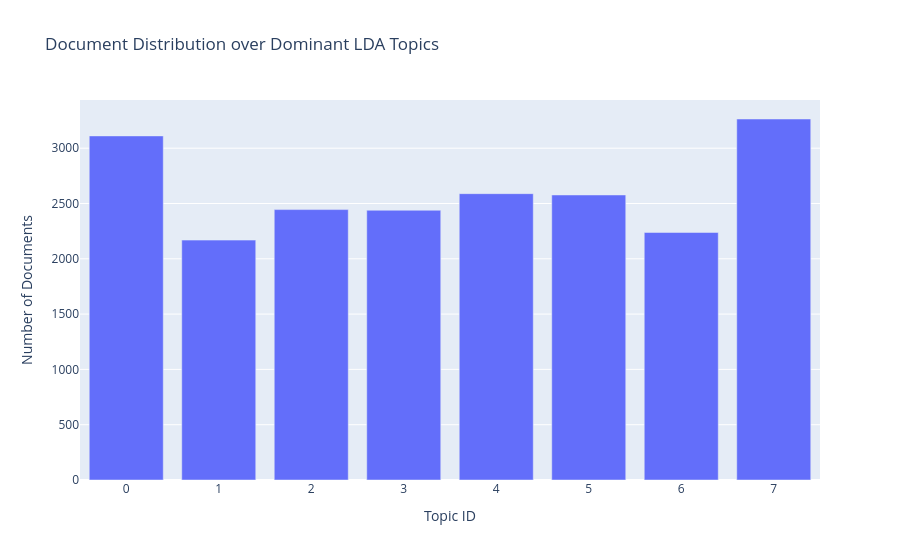

Notebook source saved alongside this figure:
### Code cell
# Section 22: Topic Modeling with LDA

from sklearn.decomposition import LatentDirichletAllocation
from sklearn.feature_extraction.text import CountVectorizer
import numpy as np
import plotly.express as px
import pandas as pd

# Vectorize text with CountVectorizer (using the same tokenizer)
count_vectorizer = CountVectorizer(
    tokenizer=tokenize,
    preprocessor=lambda x: x,
    token_pattern=None,
    min_df=10,      # ignore very rare words
    max_df=0.9      # ignore extremely common words
)

print("Fitting CountVectorizer on df_clean['text_clean'] ...")
doc_term_matrix = count_vectorizer.fit_transform(df_clean["text_clean"])
count_feature_names = np.array(count_vectorizer.get_feature_names_out())

# Train LDA
n_topics = 8
lda_model = LatentDirichletAllocation(
    n_components=n_topics,
    random_state=42,
    learning_method="batch"
)

print(f"Fitting LDA model with {n_topics} topics ...")
lda_model.fit(doc_term_matrix)

def print_top_words(model, feature_names, n_top_words=15):
    for topic_idx, topic in enumerate(model.components_):
        top_indices = topic.argsort()[::-1][:n_top_words]
        top_terms = feature_names[top_indices]
        top_weights = topic[top_indices]
        print(f"\nTopic #{topic_idx}:")
        print(" ".join(top_terms))

print("Top words per topic:")
print_top_words(lda_model, count_feature_names, n_top_words=15)

# Document-topic distribution (for analysis)
doc_topic_dist = lda_model.transform(doc_term_matrix)
dominant_topics = doc_topic_dist.argmax(axis=1)

topic_counts = pd.Series(dominant_topics).value_counts().sort_index()
topic_counts_df = pd.DataFrame({
    "topic": topic_counts.index.astype(str),
    "count": topic_counts.values
})

print("\nDocument counts per dominant topic:")
print(topic_counts_df.to_string(index=False))

# Plot topic distribution
fig = px.bar(
    topic_counts_df,
    x="topic",
    y="count",
    title="Document Distribution over Dominant LDA Topics",
    labels={"topic": "Topic ID", "count": "Number of Documents"}
)
fig.show()

print("\nSection 22 OK: LDA topic modeling complete.")

### Figure 1 — Plotly figure (JSON) as saved in the notebook; plotly's stock layout.template omitted (floating-point values rounded to 4 significant figures)
{"data": [{"hovertemplate": "Topic ID=%{x}<br>Number of Documents=%{y}<extra></extra>", "legendgroup": "", "marker": {"color": "#636efa", "pattern": {"shape": ""}}, "name": "", "orientation": "v", "showlegend": false, "textposition": "auto", "type": "bar", "x": ["0", "1", "2", "3", "4", "5", "6", "7"], "xaxis": "x", "y": [3111, 2169, 2445, 2439, 2589, 2577, 2238, 3264], "yaxis": "y"}], "layout": {"barmode": "relative", "legend": {"tracegroupgap": 0}, "title": {"text": "Document Distribution over Dominant LDA Topics"}, "xaxis": {"anchor": "y", "domain": [0, 1], "title": {"text": "Topic ID"}}, "yaxis": {"anchor": "x", "domain": [0, 1], "title": {"text": "Number of Documents"}}}}
